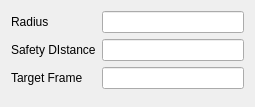
<?xml version="1.0" encoding="UTF-8"?>
<ui version="4.0">
 <class>OrbitDetails</class>
 <widget class="QWidget" name="OrbitDetails">
  <property name="geometry">
   <rect>
    <x>0</x>
    <y>0</y>
    <width>255</width>
    <height>107</height>
   </rect>
  </property>
  <property name="sizePolicy">
   <sizepolicy hsizetype="Preferred" vsizetype="Preferred">
    <horstretch>1</horstretch>
    <verstretch>0</verstretch>
   </sizepolicy>
  </property>
  <property name="minimumSize">
   <size>
    <width>0</width>
    <height>0</height>
   </size>
  </property>
  <property name="windowTitle">
   <string>Form</string>
  </property>
  <layout class="QVBoxLayout" name="verticalLayout">
   <item>
    <layout class="QFormLayout" name="formLayout">
     <item row="0" column="0">
      <widget class="QLabel" name="radiusLabel">
       <property name="text">
        <string>Radius</string>
       </property>
      </widget>
     </item>
     <item row="0" column="1">
      <widget class="QLineEdit" name="radiusLineEdit"/>
     </item>
     <item row="1" column="0">
      <widget class="QLabel" name="safetyDistanceLabel">
       <property name="text">
        <string>Safety DIstance</string>
       </property>
      </widget>
     </item>
     <item row="1" column="1">
      <widget class="QLineEdit" name="safetyDistanceLineEdit"/>
     </item>
     <item row="2" column="0">
      <widget class="QLabel" name="targetFrameLabel">
       <property name="text">
        <string>Target Frame</string>
       </property>
      </widget>
     </item>
     <item row="2" column="1">
      <widget class="QLineEdit" name="targetFrameLineEdit"/>
     </item>
    </layout>
   </item>
  </layout>
 </widget>
 <resources/>
 <connections/>
</ui>
